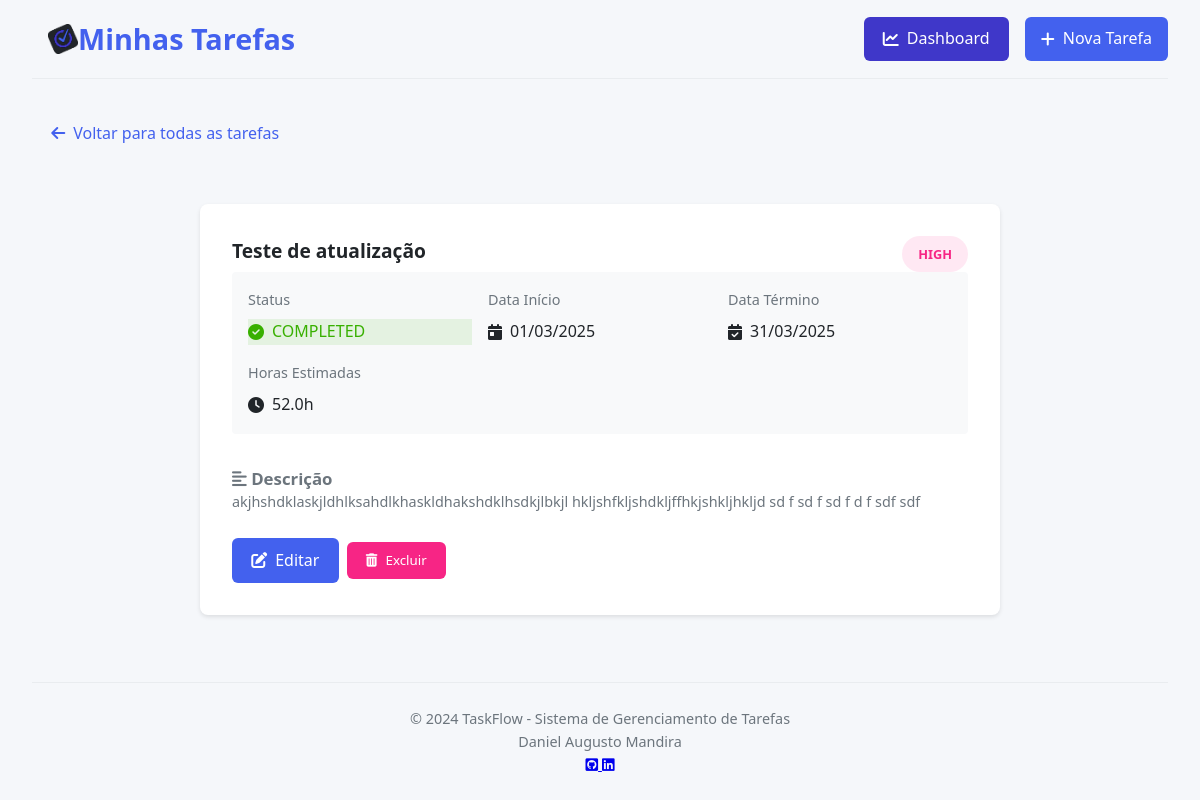
The app's page /task/2 with its own data.
### models/database.py (models this page shows, shortened)
class Task(db.Model):
    __tablename__ = 'tasks'
    id = db.Column(db.Integer, primary_key=True)
    title = db.Column(db.String(100), nullable=False)
    description = db.Column(db.Text)  # Nova coluna
    priority = db.Column(db.String(20), default='medium')
    status = db.Column(db.String(20), default='pending')
    start_date = db.Column(db.DateTime, nullable=False, default=datetime.utcnow)
    end_date = db.Column(db.DateTime)
    estimated_hours = db.Column(db.Float)
    created_at = db.Column(db.DateTime, default=datetime.utcnow)
    updated_at = db.Column(db.DateTime, default=datetime.utcnow, onupdate=datetime.utcnow)

### controllers/routes.py (the view)
    @bp.route('/task/<int:id>')
    def detail(id):
        task = Task.query.get_or_404(id)
        return render_template('tasks/detail.html', task=task)

### views/tasks/detail.html (shortened to what this page needs)
{% extends "templates/base.html" %}
{% block content %}
<div class="main-content">
    <a href="{{ url_for('routes.index') }}" class="btn btn-back">
        <i class="fas fa-arrow-left"></i> Voltar para todas as tarefas
    </a>
    <div class="task-detail">
        <div class="task-header">
            <h1 class="task-title">{{ task.title }}</h1>
            <span class="task-priority-badge priority-{{ task.priority }}">
                {{ task.priority|upper }}
            </span>
        </div>
        <div class="task-meta">
            <div class="meta-item">
                <span class="meta-label">Status</span>
                <span class="meta-value status-{{ task.status }}">
                    <i class="fas fa-{% if task.status == 'completed' %}check-circle{% elif task.status == 'in_progress' %}spinner{% else %}clock{% endif %}"></i>
                    {{ task.status|upper|replace('_', ' ') }}
                </span>
            </div>
            <div class="meta-item">
                <span class="meta-label">Data Início</span>
                <span class="meta-value">
                    <i class="fas fa-calendar-day"></i>
                    {{ task.start_date.strftime('%d/%m/%Y') }}
                </span>
            </div>
            {% if task.end_date %}
            <div class="meta-item">
                <span class="meta-label">Data Término</span>
                <span class="meta-value">
                    <i class="fas fa-calendar-check"></i>
                    {{ task.end_date.strftime('%d/%m/%Y') }}
                </span>
            </div>
            {% endif %}
            {% if task.estimated_hours %}
            <div class="meta-item">
                <span class="meta-label">Horas Estimadas</span>
                <span class="meta-value">
                    <i class="fas fa-clock"></i>
                    {{ task.estimated_hours }}h
                </span>
            </div>
            {% endif %}
        </div>
        <div class="task-description">
            <h3><i class="fas fa-align-left"></i> Descrição</h3>
            <p>{{ task.description or "Nenhuma descrição fornecida." }}</p>
        </div>
<br>
        <div class="task-actions">
            <a href="{{ url_for('routes.edit', id=task.id) }}" class="btn btn-primary">
                <i class="fas fa-edit"></i> Editar
            </a>
            <form action="{{ url_for('routes.delete', id=task.id) }}" method="POST" style="display: inline;">
                <button type="submit" class="btn btn-danger" onclick="return confirm('Tem certeza que deseja excluir esta tarefa?')">
                    <i class="fas fa-trash-alt"></i> Excluir
                </button>
            </form>
        </div>
    </div>
</div>
{% endblock %}

### static/css/style.css (style rules this page uses)
:root { --primary: #4361ee; --primary-dark: #3a56d4; --secondary: #3f37c9; --light: #f8f9fa; --dark: #212529; --gray: #6c757d; --light-gray: #e9ecef; --success: #4cc9f0; --danger: #f72585; --warning: #f8961e; --completed: #38b000; --pending: #ff9e00; --in-progress: #4361ee; }
* { margin: 0; padding: 0; box-sizing: border-box; font-family: 'Segoe UI', Roboto, Oxygen, Ubuntu, Cantarell, sans-serif; }
body { padding-inline: 2em; background-color: #f5f7fa; color: var(--dark); line-height: 1.6; min-height: 100vh; display: flex; flex-direction: column; }
.task-header { display: flex; justify-content: space-between; align-items: flex-start; gap: 1rem; }
.task-title { margin: 0; flex: 1; font-size: 1.2rem; color: var(--dark); }
.task-description { color: var(--gray); font-size: 0.9rem; line-height: 1.5; }
.task-meta { display: grid; grid-template-columns: repeat(auto-fit, minmax(200px, 1fr)); gap: 1rem; margin-bottom: 2rem; padding: 1rem; background: var(--light); border-radius: 4px; }
.meta-item { display: flex; flex-direction: column; gap: 0.5rem; }
.meta-label { font-size: 0.9rem; color: var(--gray); }
.meta-value { font-weight: 500; display: flex; align-items: center; gap: 0.5rem; }
.priority-high { background-color: rgba(247, 37, 133, 0.1); color: var(--danger); }
.status-completed { background-color: rgba(56, 176, 0, 0.1); color: var(--completed); }
.btn { padding: 0.6rem 1.2rem; border: none; border-radius: 6px; font-weight: 500; cursor: pointer; transition: all 0.3s ease; display: inline-flex; align-items: center; gap: 0.5rem; text-decoration: none; }
.btn-primary { background-color: var(--primary); color: white; }
.task-detail { max-width: 800px; margin: 2rem auto; padding: 2rem; background: white; border-radius: 8px; box-shadow: 0 2px 4px rgba(0, 0, 0, 0.1); }
.task-priority-badge { padding: 0.5rem 1rem; border-radius: 20px; font-size: 0.8rem; font-weight: bold; text-transform: uppercase; }
.task-actions { display: flex; gap: 0.5rem; align-items: center; }
.btn-back { display: inline-flex; align-items: center; gap: 0.5rem; color: var(--primary); text-decoration: none; margin-bottom: 1rem; font-weight: 500; }
.btn-danger { background-color: var(--danger); color: white; }

### records on screen
Task: title "Teste de atualização", priority "HIGH", status "COMPLETED", start_date "01/03/2025", end_date "31/03/2025", estimated_hours "52.0", description "akjhshdklaskjldhlksahdlkhaskldhakshdklhsdkjlbkjl hkljshfkljshdkljffhkjshkljhkljd sd f sd f sd f d f sdf sdf"
